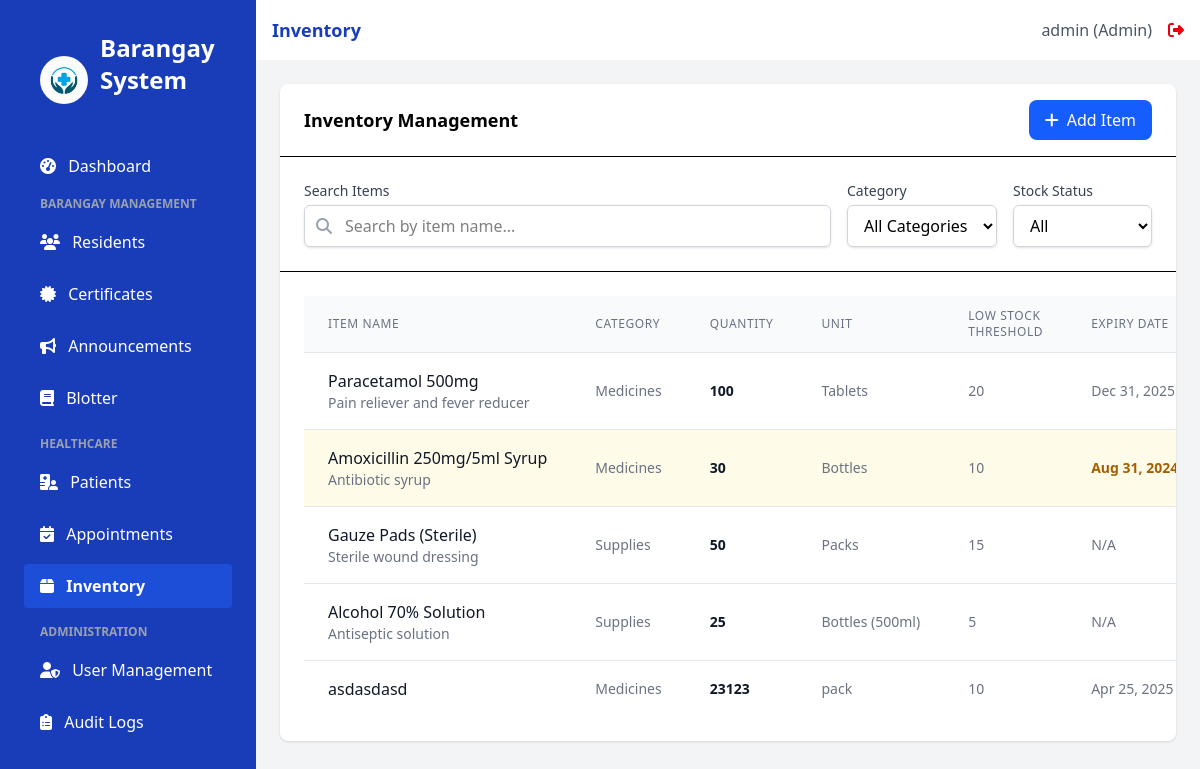
Page /inventory (signed in) on the committed database.
### app.py (models this page shows, shortened)
class User(UserMixin, db.Model):
    id = db.Column(db.Integer, primary_key=True)
    username = db.Column(db.String(100), unique=True, nullable=False)
    email = db.Column(db.String(100), unique=True, nullable=False)
    password_hash = db.Column(db.String(200), nullable=False)
    role = db.Column(db.String(20), nullable=False, default='staff')  # admin, doctor, nurse, staff
    created_at = db.Column(db.DateTime, default=datetime.utcnow)
    issued_certificates = db.relationship('Certificate', backref='issuer', lazy=True)

class InventoryItem(db.Model):
    id = db.Column(db.Integer, primary_key=True)
    name = db.Column(db.String(150), nullable=False)
    description = db.Column(db.Text)
    quantity = db.Column(db.Integer, default=0)
    unit = db.Column(db.String(50)) # e.g., 'pcs', 'boxes', 'bottles'
    category_id = db.Column(db.Integer, db.ForeignKey('inventory_category.id'))
    low_stock_threshold = db.Column(db.Integer, default=10)
    expiry_date = db.Column(db.Date, nullable=True)
    created_at = db.Column(db.DateTime, default=datetime.utcnow)
    updated_at = db.Column(db.DateTime, default=datetime.utcnow, onupdate=datetime.utcnow)
    transactions = db.relationship('InventoryTransaction', backref='item', lazy=True, cascade="all, delete-orphan")

class InventoryCategory(db.Model):
    id = db.Column(db.Integer, primary_key=True)
    name = db.Column(db.String(100), unique=True, nullable=False)
    description = db.Column(db.Text)
    items = db.relationship('InventoryItem', backref='category', lazy=True)

### app.py (the view, shortened to what this page needs)
@app.route('/inventory')
@login_required
@role_required(['admin', 'doctor', 'nurse', 'staff']) # Added 'doctor'
def inventory():
    categories = InventoryCategory.query.all()
    inventory_items = [] # Default to empty list
    low_stock = [] # Default to empty list
    schema_warning_flashed = False # Flag to avoid duplicate warnings
    try:
        inventory_items = InventoryItem.query.all()
    except Exception as e:
        flash('An unexpected error occurred while retrieving inventory items.', 'danger')
        app.logger.error(f"Unexpected error in /inventory (query.all): {e}")
    try:
        low_stock = InventoryItem.query.filter(InventoryItem.quantity <= InventoryItem.low_stock_threshold).all()
    except Exception as e:
        flash('An unexpected error occurred while retrieving low stock items.', 'danger')
        app.logger.error(f"Unexpected error in /inventory (low_stock query): {e}")
    today = date.today() # Get today's date
    return render_template('inventory.html',
                          title='Inventory',
                          categories=categories,
                          inventory=inventory_items, # Will be empty list if error occurred
                          low_stock=low_stock,       # Will be empty list if error occurred
                          today_date=today)

### app.py (called while the page is built)
@login_manager.user_loader
def load_user(user_id):
    return User.query.get(int(user_id))

def role_required(roles):
    def decorator(f):
        @wraps(f)
        def decorated_function(*args, **kwargs):
            if not current_user.is_authenticated or current_user.role not in roles:
                flash('You do not have permission to access this page.', 'danger')
                return redirect(url_for('login'))
            return f(*args, **kwargs)
        return decorated_function
    return decorator

### templates/inventory.html (shortened to what this page needs)
{% extends 'base.html' %}
{% block content %}
<div class="bg-white rounded-lg shadow">
    <div class="border-b px-6 py-4 flex items-center justify-between">
        <h2 class="font-semibold text-lg">Inventory Management</h2>
        <a href="{{ url_for('add_inventory_item') }}" class="bg-blue-600 hover:bg-blue-700 text-white px-4 py-2 rounded-lg flex items-center">
            <i class="fas fa-plus mr-2"></i> Add Item
        </a>
    </div>
    <div class="p-6 border-b">
        <div class="flex flex-col md:flex-row gap-4">
            <div class="flex-1">
                <label for="search" class="block text-sm font-medium text-gray-700 mb-1">Search Items</label>
                <div class="relative">
                    <div class="absolute inset-y-0 left-0 pl-3 flex items-center pointer-events-none">
                        <i class="fas fa-search text-gray-400"></i>
                    </div>
                    <input type="text" id="search" class="block w-full pl-10 pr-3 py-2 border border-gray-300 rounded-md shadow-sm focus:outline-none focus:ring-blue-500 focus:border-blue-500" placeholder="Search by item name...">
                </div>
            </div>
            <div>
                <label for="categoryFilter" class="block text-sm font-medium text-gray-700 mb-1">Category</label>
                <select id="categoryFilter" class="block w-full px-3 py-2 border border-gray-300 rounded-md shadow-sm focus:outline-none focus:ring-blue-500 focus:border-blue-500">
                    <option value="">All Categories</option>
                </select>
            </div>
            <div>
                <label for="stockStatus" class="block text-sm font-medium text-gray-700 mb-1">Stock Status</label>
                <select id="stockStatus" class="block w-full px-3 py-2 border border-gray-300 rounded-md shadow-sm focus:outline-none focus:ring-blue-500 focus:border-blue-500">
                    <option value="">All</option>
                </select>
            </div>
        </div>
    </div>
    <div class="p-6 overflow-x-auto">
        <table class="min-w-full divide-y divide-gray-200">
            <thead class="bg-gray-50">
                <tr>
                    <th scope="col" class="px-6 py-3 text-left text-xs font-medium text-gray-500 uppercase tracking-wider">Item Name</th>
                    <th scope="col" class="px-6 py-3 text-left text-xs font-medium text-gray-500 uppercase tracking-wider">Category</th>
                    <th scope="col" class="px-6 py-3 text-left text-xs font-medium text-gray-500 uppercase tracking-wider">Quantity</th>
                    <th scope="col" class="px-6 py-3 text-left text-xs font-medium text-gray-500 uppercase tracking-wider">Unit</th>
                    <th scope="col" class="px-6 py-3 text-left text-xs font-medium text-gray-500 uppercase tracking-wider">Low Stock Threshold</th>
                    <th scope="col" class="px-6 py-3 text-left text-xs font-medium text-gray-500 uppercase tracking-wider">Expiry Date</th>
                </tr>
            </thead>
            <tbody class="bg-white divide-y divide-gray-200">
                {% if inventory %}
                    {% for item in inventory %}
                    <tr class="{% if item.quantity <= item.low_stock_threshold %}bg-red-50 hover:bg-red-100{% elif item.expiry_date and item.expiry_date < today_date %}bg-yellow-50 hover:bg-yellow-100{% else %}hover:bg-gray-50{% endif %} transition-colors duration-150">
                        <td class="px-6 py-4 whitespace-nowrap">
                            <div class="font-medium text-gray-900">{{ item.name }}</div>
                            {% if item.description %}
                            <div class="text-sm text-gray-500">{{ item.description|truncate(50) }}</div>
                            {% endif %}
                        </td>
                        <td class="px-6 py-4 whitespace-nowrap text-sm text-gray-500">
                            {{ item.category.name if item.category else 'Uncategorized' }}
                        </td>
                        <td class="px-6 py-4 whitespace-nowrap text-sm font-semibold {% if item.quantity <= item.low_stock_threshold %}text-red-600{% else %}text-gray-900{% endif %}">
                            {{ item.quantity }}
                        </td>
                        <td class="px-6 py-4 whitespace-nowrap text-sm text-gray-500">
                            {{ item.unit }}
                        </td>
                        <td class="px-6 py-4 whitespace-nowrap text-sm text-gray-500">
                            {{ item.low_stock_threshold }}
                        </td>
                        <td class="px-6 py-4 whitespace-nowrap text-sm {% if item.expiry_date and item.expiry_date < today_date %}text-yellow-700 font-semibold{% else %}text-gray-500{% endif %}">
                            {{ item.expiry_date.strftime('%b %d, %Y') if item.expiry_date else 'N/A' }}
                        </td>
                    </tr>
                    {% endfor %}
                {% else %}
                    <tr>
                        <td colspan="7" class="px-6 py-4 text-center text-sm text-gray-500">
                            No inventory items found. <a href="{{ url_for('add_inventory_item') }}" class="text-blue-600 hover:underline">Add the first item</a>.
                        </td>
                    </tr>
                {% endif %}
            </tbody>
        </table>
    </div>
</div>
{% endblock %}

### templates/base.html (shortened to what this page needs)
<!DOCTYPE html>
<html lang="en">
<head>
    <script src="https://cdn.jsdelivr.net/npm/@tailwindcss/browser@4"></script>
    <link rel="stylesheet" href="https://cdnjs.cloudflare.com/ajax/libs/font-awesome/6.4.0/css/all.min.css">
</head>
<body class="bg-gray-50 flex h-screen">
    <div class="bg-blue-800 text-white w-64 py-4 flex-shrink-0 hidden md:block">
        <div class="px-6">
            <div class="p-4 flex items-center">
                <img src="{{ url_for('static', filename='images/logo.jpg') }}" alt="Barangay Logo" class="h-12 w-12 mr-3 rounded-full">
                <h1 class="text-2xl font-bold mb-8">Barangay System</h1>
            </div>
            <nav>
                <a href="{{ url_for('index') }}" class="sidebar-link block py-2.5 px-4 rounded transition duration-200 {% if request.path == url_for('index') %}sidebar-active{% else %}hover:bg-blue-700{% endif %} mb-2">
                    <i class="fas fa-tachometer-alt mr-2"></i> Dashboard
                </a>
                {% if current_user.role != 'doctor' and current_user.role != 'nurse' %}
                <div class="mb-4">
                    <p class="text-xs uppercase text-gray-400 font-semibold mb-2 pl-4">Barangay Management</p>
                    <a href="{{ url_for('residents') }}" class="sidebar-link block py-2.5 px-4 rounded transition duration-200 {% if request.path == url_for('residents') %}sidebar-active{% else %}hover:bg-blue-700{% endif %} mb-2">
                        <i class="fas fa-users mr-2"></i> Residents
                    </a>
                    <a href="{{ url_for('certificates') }}" class="sidebar-link block py-2.5 px-4 rounded transition duration-200 {% if request.path == url_for('certificates') %}sidebar-active{% else %}hover:bg-blue-700{% endif %} mb-2">
                        <i class="fas fa-certificate mr-2"></i> Certificates
                    </a>
                    <a href="{{ url_for('announcements') }}" class="sidebar-link block py-2.5 px-4 rounded transition duration-200 {% if request.path == url_for('announcements') %}sidebar-active{% else %}hover:bg-blue-700{% endif %} mb-2">
                        <i class="fas fa-bullhorn mr-2"></i> Announcements
                    </a>
                    <a href="{{ url_for('blotter') }}" class="sidebar-link block py-2.5 px-4 rounded transition duration-200 {% if request.path.startswith('/blotter') %}sidebar-active{% else %}hover:bg-blue-700{% endif %} mb-2">
                        <i class="fas fa-book mr-2"></i> Blotter
                    </a>
                </div>
                {% endif %}
                {% if current_user.role != 'staff' %}
                <div class="mb-4">
                    <p class="text-xs uppercase text-gray-400 font-semibold mb-2 pl-4">Healthcare</p>
                    <a href="{{ url_for('patients') }}" class="sidebar-link block py-2.5 px-4 rounded transition duration-200 {% if request.path == url_for('patients') %}sidebar-active{% else %}hover:bg-blue-700{% endif %} mb-2">
                        <i class="fas fa-hospital-user mr-2"></i> Patients
                    </a>
                    <a href="{{ url_for('appointments') }}" class="sidebar-link block py-2.5 px-4 rounded transition duration-200 {% if request.path == url_for('appointments') %}sidebar-active{% else %}hover:bg-blue-700{% endif %} mb-2">
                        <i class="fas fa-calendar-check mr-2"></i> Appointments
                    </a>
                    <a href="{{ url_for('inventory') }}" class="sidebar-link block py-2.5 px-4 rounded transition duration-200 {% if request.path == url_for('inventory') %}sidebar-active{% else %}hover:bg-blue-700{% endif %} mb-2">
                        <i class="fas fa-box mr-2"></i> Inventory
                    </a>
                </div>
                {% endif %}
                {% if current_user.is_authenticated and current_user.role == 'admin' %}
                <div class="mb-4">
                    <p class="text-xs uppercase text-gray-400 font-semibold mb-2 pl-4">Administration</p>
                    <a href="{{ url_for('users') }}" class="sidebar-link block py-2.5 px-4 rounded transition duration-200 {% if request.path == url_for('users') %}sidebar-active{% else %}hover:bg-blue-700{% endif %} mb-2">
                        <i class="fas fa-user-shield mr-2"></i> User Management
                    </a>
                    <a href="{{ url_for('audit_logs') }}" class="sidebar-link block py-2.5 px-4 rounded transition duration-200 {% if request.path == url_for('audit_logs') %}sidebar-active{% else %}hover:bg-blue-700{% endif %} mb-2">
                        <i class="fas fa-clipboard-list mr-2"></i> Audit Logs
                    </a>
                </div>
                {% endif %}
            </nav>
        </div>
    </div>
    <div class="flex-1 flex flex-col overflow-hidden">
        <header class="bg-white shadow-sm py-4 px-4">
            <div class="flex items-center justify-between">
                <div class="text-lg font-semibold text-blue-800">{{ title }}</div>
                {% if current_user.is_authenticated %}
                <div class="flex items-center">
                    <span class="text-gray-600 mr-4">{{ current_user.username }} ({{ current_user.role|capitalize }})</span>
                    <a href="{{ url_for('logout') }}" class="text-red-600 hover:text-red-800">
                        <i class="fas fa-sign-out-alt"></i>
                    </a>
                </div>
                {% endif %}
            </div>
        </header>
        <main class="flex-1 overflow-x-hidden overflow-y-auto bg-gray-100 p-6">
            {% block content %}{% endblock %}
        </main>
    </div>
</body>
</html>

### templates/base.html (style rules this page uses)
.sidebar-active { background-color: #1D4ED8; color: white; font-weight: 600; }

### rows in the picture
User: username "admin", role "Admin"
InventoryItem: name "Paracetamol 500mg", description "Pain reliever and fever reducer", category "Medicines", quantity "100", unit "Tablets", low_stock_threshold "20", expiry_date "Dec 31, 2025"
InventoryItem: name "Amoxicillin 250mg/5ml Syrup", description "Antibiotic syrup", category "Medicines", quantity "30", unit "Bottles", low_stock_threshold "10", expiry_date "Aug 31,…"
InventoryItem: name "Gauze Pads (Sterile)", description "Sterile wound dressing", category "Supplies", quantity "50", unit "Packs", low_stock_threshold "15", expiry_date "N/A"
InventoryItem: name "Alcohol 70% Solution", description "Antiseptic solution", category "Supplies", quantity "25", unit "Bottles (500ml)", low_stock_threshold "5", expiry_date "N/A"
InventoryItem: name "asdasdasd", category "Medicines", quantity "23123", unit "pack", low_stock_threshold "10", expiry_date "Apr 25, 2025"

### other values in the picture
{{ title }} "Inventory"
